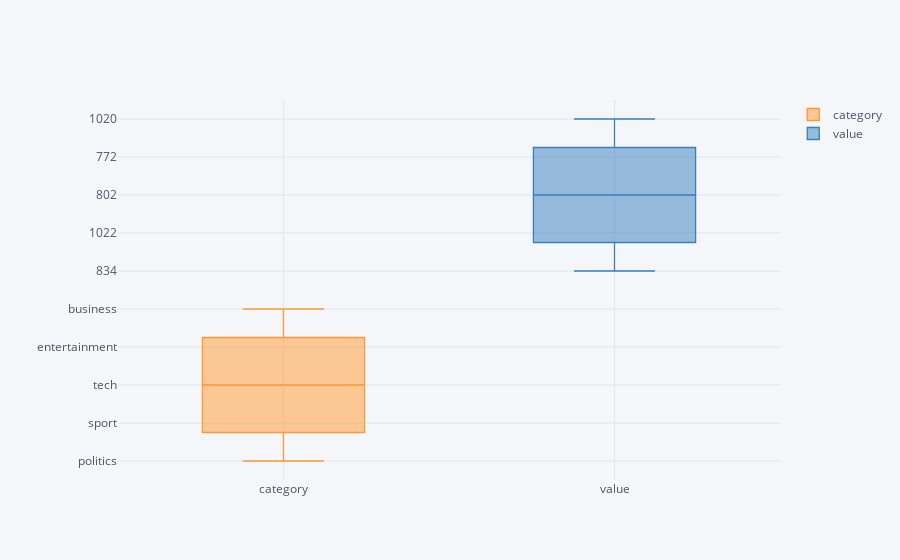

Notebook source saved alongside this figure:
### Markdown cell above
## Distribution of Category and its Values

### Code cell
pd.DataFrame({"category":ct.keys(), "value":ct.values()}).iplot(kind='box')

### Figure 1 — Plotly figure (JSON) as saved in the notebook; plotly's stock layout.template omitted (floating-point values rounded to 4 significant figures)
{"data": [{"boxpoints": false, "line": {"width": 1.3}, "marker": {"color": "rgba(255, 153, 51, 1.0)"}, "name": "category", "orientation": "v", "y": ["politics", "sport", "tech", "entertainment", "business"], "type": "box"}, {"boxpoints": false, "line": {"width": 1.3}, "marker": {"color": "rgba(55, 128, 191, 1.0)"}, "name": "value", "orientation": "v", "y": [834, 1022, 802, 772, 1020], "type": "box"}], "layout": {"legend": {"bgcolor": "#F5F6F9", "font": {"color": "#4D5663"}}, "paper_bgcolor": "#F5F6F9", "plot_bgcolor": "#F5F6F9", "title": {"font": {"color": "#4D5663"}}, "xaxis": {"gridcolor": "#E1E5ED", "showgrid": true, "tickfont": {"color": "#4D5663"}, "title": {"font": {"color": "#4D5663"}, "text": ""}, "zerolinecolor": "#E1E5ED", "type": "category", "range": [-0.5, 1.5], "autorange": true}, "yaxis": {"gridcolor": "#E1E5ED", "showgrid": true, "tickfont": {"color": "#4D5663"}, "title": {"font": {"color": "#4D5663"}, "text": ""}, "zerolinecolor": "#E1E5ED", "type": "category", "range": [-0.5, 9.5], "autorange": true}, "autosize": true}}
